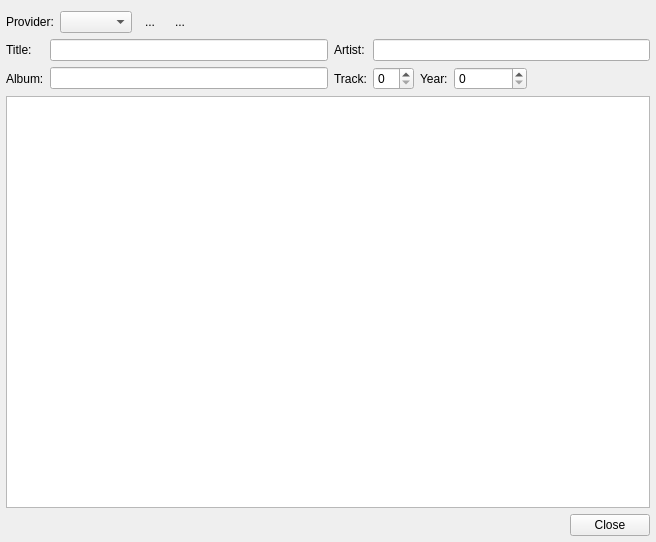
<?xml version="1.0" encoding="UTF-8"?>
<ui version="4.0">
 <class>LyricsWindow</class>
 <widget class="QWidget" name="LyricsWindow">
  <property name="geometry">
   <rect>
    <x>0</x>
    <y>0</y>
    <width>656</width>
    <height>542</height>
   </rect>
  </property>
  <property name="windowTitle">
   <string>Lyrics Plugin</string>
  </property>
  <layout class="QVBoxLayout" name="verticalLayout">
   <property name="leftMargin">
    <number>6</number>
   </property>
   <property name="rightMargin">
    <number>6</number>
   </property>
   <property name="bottomMargin">
    <number>6</number>
   </property>
   <item>
    <layout class="QHBoxLayout" name="horizontalLayout">
     <item>
      <widget class="QLabel" name="label_6">
       <property name="text">
        <string>Provider:</string>
       </property>
      </widget>
     </item>
     <item>
      <widget class="QComboBox" name="providerComboBox">
       <property name="sizePolicy">
        <sizepolicy hsizetype="Preferred" vsizetype="Fixed">
         <horstretch>0</horstretch>
         <verstretch>0</verstretch>
        </sizepolicy>
       </property>
       <property name="sizeAdjustPolicy">
        <enum>QComboBox::AdjustToContents</enum>
       </property>
      </widget>
     </item>
     <item>
      <widget class="QToolButton" name="refreshButton">
       <property name="text">
        <string notr="true">...</string>
       </property>
       <property name="icon">
        <iconset theme="view-refresh">
         <normaloff>.</normaloff>.</iconset>
       </property>
       <property name="autoRaise">
        <bool>true</bool>
       </property>
      </widget>
     </item>
     <item>
      <widget class="QToolButton" name="editButton">
       <property name="text">
        <string notr="true">...</string>
       </property>
       <property name="icon">
        <iconset theme="accessories-text-editor">
         <normaloff>.</normaloff>.</iconset>
       </property>
       <property name="checkable">
        <bool>true</bool>
       </property>
       <property name="autoRaise">
        <bool>true</bool>
       </property>
      </widget>
     </item>
     <item>
      <spacer name="horizontalSpacer">
       <property name="orientation">
        <enum>Qt::Horizontal</enum>
       </property>
       <property name="sizeType">
        <enum>QSizePolicy::Expanding</enum>
       </property>
       <property name="sizeHint" stdset="0">
        <size>
         <width>40</width>
         <height>20</height>
        </size>
       </property>
      </spacer>
     </item>
    </layout>
   </item>
   <item>
    <widget class="QWidget" name="editWidget" native="true">
     <layout class="QGridLayout" name="gridLayout">
      <property name="leftMargin">
       <number>0</number>
      </property>
      <property name="topMargin">
       <number>0</number>
      </property>
      <property name="rightMargin">
       <number>0</number>
      </property>
      <property name="bottomMargin">
       <number>0</number>
      </property>
      <item row="0" column="0">
       <widget class="QLabel" name="label_2">
        <property name="text">
         <string>Title:</string>
        </property>
       </widget>
      </item>
      <item row="1" column="0">
       <widget class="QLabel" name="label_3">
        <property name="text">
         <string>Album:</string>
        </property>
       </widget>
      </item>
      <item row="0" column="1">
       <widget class="QLineEdit" name="titleLineEdit">
        <property name="sizePolicy">
         <sizepolicy hsizetype="Expanding" vsizetype="Fixed">
          <horstretch>0</horstretch>
          <verstretch>0</verstretch>
         </sizepolicy>
        </property>
       </widget>
      </item>
      <item row="1" column="2">
       <widget class="QLabel" name="label_4">
        <property name="text">
         <string>Track:</string>
        </property>
       </widget>
      </item>
      <item row="0" column="2">
       <widget class="QLabel" name="label">
        <property name="text">
         <string>Artist:</string>
        </property>
       </widget>
      </item>
      <item row="1" column="1">
       <widget class="QLineEdit" name="albumLineEdit"/>
      </item>
      <item row="1" column="3">
       <layout class="QHBoxLayout" name="horizontalLayout_2">
        <item>
         <widget class="QSpinBox" name="trackSpinBox"/>
        </item>
        <item>
         <widget class="QLabel" name="label_5">
          <property name="text">
           <string>Year:</string>
          </property>
         </widget>
        </item>
        <item>
         <widget class="QSpinBox" name="yearSpinBox">
          <property name="minimumSize">
           <size>
            <width>73</width>
            <height>0</height>
           </size>
          </property>
          <property name="maximum">
           <number>2050</number>
          </property>
         </widget>
        </item>
        <item>
         <spacer name="horizontalSpacer_2">
          <property name="orientation">
           <enum>Qt::Horizontal</enum>
          </property>
          <property name="sizeHint" stdset="0">
           <size>
            <width>40</width>
            <height>20</height>
           </size>
          </property>
         </spacer>
        </item>
       </layout>
      </item>
      <item row="0" column="3">
       <widget class="QLineEdit" name="artistLineEdit">
        <property name="sizePolicy">
         <sizepolicy hsizetype="Expanding" vsizetype="Fixed">
          <horstretch>0</horstretch>
          <verstretch>0</verstretch>
         </sizepolicy>
        </property>
       </widget>
      </item>
     </layout>
    </widget>
   </item>
   <item>
    <widget class="QTextBrowser" name="textBrowser">
     <property name="openExternalLinks">
      <bool>true</bool>
     </property>
    </widget>
   </item>
   <item>
    <widget class="QDialogButtonBox" name="buttonBox">
     <property name="standardButtons">
      <set>QDialogButtonBox::Close</set>
     </property>
    </widget>
   </item>
  </layout>
 </widget>
 <resources/>
 <connections>
  <connection>
   <sender>buttonBox</sender>
   <signal>rejected()</signal>
   <receiver>LyricsWindow</receiver>
   <slot>close()</slot>
   <hints>
    <hint type="sourcelabel">
     <x>465</x>
     <y>405</y>
    </hint>
    <hint type="destinationlabel">
     <x>513</x>
     <y>391</y>
    </hint>
   </hints>
  </connection>
 </connections>
</ui>
